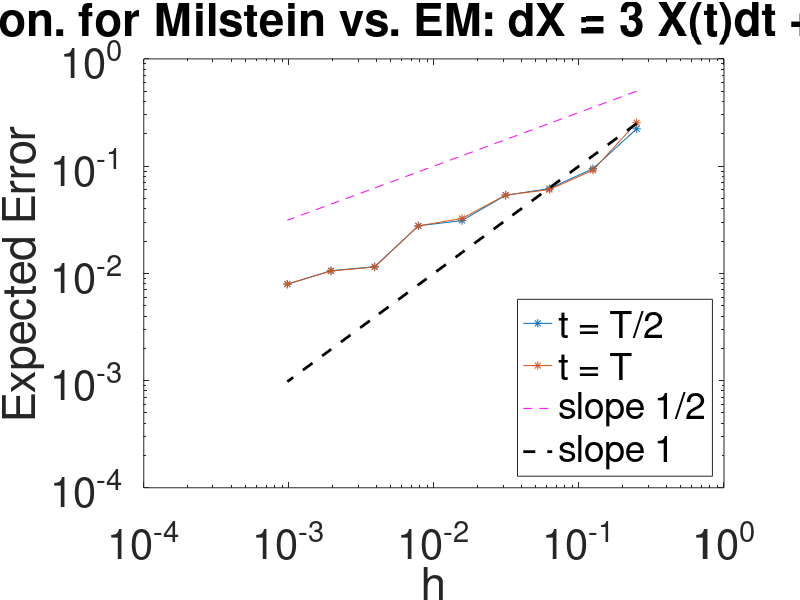

Reproduce this figure in MATLAB.
%Both EM and Milstein

%Strong Error for Milstein

%Modified Error Anlaysis @ T = 0.5

%Error Analysis of the Milstein Scheme for Black-Scholes
%   Plots the expected path of a geometric brownian process
%   The number of sampled paths as well as steps (samples, N) is
%   changeable
%   Author: Samuel Eure

%Variables
%set the state of the randn

A = cumprod(zeros(1,10)+0.5);
H = A(2:10);
T = 1;

samples  = 10;

testT    = [T,T];
x0       = 3;
sigma    = .7;
mu       = 0.75;
Euler  = zeros(length(H),1);
Milstein = zeros(length(H),1);

for k = 1:length(H)
    h = H(k);
    N = round(T/h);
    X = zeros(samples,2);
    A = zeros(samples,2);
    for i = 1:samples
        %Prepare Wierner Process
        mystery = abs(N*rand);
        randn('state',mystery); %set the state of the randn
        dW = zeros(1,N+1);
        W  = zeros(1,N+1);
        dW(2:N+1) = sqrt(h)*randn(1,(N));
        W = cumsum(dW);
        %
        %Euler-Maruyama Method
        M         = zeros(1,N+1);
        EM        = zeros(1,N+1);
        EM(1)      = x0; 
        M(1)      = EM(1);
        Actual    = zeros(1,N+1);
        Actual(1) = x0;
        for n = 1:(N)
            EM(n+1)  =  EM(n)*(1+h*mu+sigma*(W(n+1)-W(n)));
            M(n+1)  =   EM(n+1) + 0.5*sigma*((W(n+1)-W(n))^2-h); 
            Actual(n+1) = x0*exp(sigma*W(n+1)+h*(n)*(mu-(sigma^2)/2));
        end
        X(i,1) = M(round(testT(2)*N));
        X(i,2) = EM(round(testT(2)*N));
        A(i,1) = Actual(round(testT(2)*N));
        A(i,2) = Actual(round(testT(2)*N));
    end
    E        = abs((A-X)./A);
    AverageE = mean(E,1);
    AverageErrorForH(k,:)  = AverageE;
end
%Plotting Errors
loglog(H,AverageErrorForH, '*-', H, H.^(0.5),'m--', H, H,'black--', 'LineWidth', 2)
title('Strong Con. for Milstein vs. EM: dX = 3 X(t)dt + 0.1 X(t)dW_t')
xlabel('h')
ylabel('Expected Error','Rotation',90)
set(gca,'fontsize',30)
legend('t = T/2', 't = T', 'slope 1/2','slope 1','Location','southeast')

